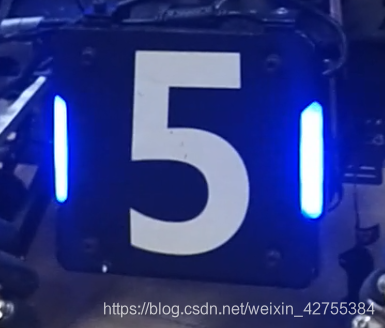
//> input picture tutorial_2/example/opencv/demo/blue_5.png, 385 x 328 px, given in place of #, which was not available
$ ./opencv_basics '#' '默认读' demo/bule_armoe.jpg   (built with g++ and OpenCV 4)
//> lines starting //> are read from the running program, lines starting //| are printed output that depends on the picture; after the words box and inside, x2 and y2 are one past the last pixel; in counts of white or black regions, pixels touching at a corner belong together; pictures that were not available may be replaced by others from this repository, and a replacement may not be noted
// ============================================================================
// 知识点 1 · OpenCV —— 基础 API 速览（滤波 / 二值化 / 边缘 / 形态学 / 轮廓…）
//
//   cd example/opencv
//   cmake -S . -B build && cmake --build build
//   ./build/opencv_basics                     # 默认读 demo/bule_armoe.jpg
//   ./build/opencv_basics demo/blue_5.png     # 也可以喂自己的图
//   NO_WINDOW=1 ./build/opencv_basics         # 不开窗口，只存图
//
// 一次跑完最常用的几组 imgproc API，每一步都打印耗时 / 统计量：
//   ① 读图与 Mat 元信息   imread / rows·cols / type() / channels()
//   ② 灰度化             cvtColor(BGR2GRAY)
//   ③ 滤波去噪           blur / GaussianBlur / medianBlur / bilateralFilter
//   ④ 二值化             threshold / THRESH_OTSU / adaptiveThreshold
//   ⑤ 颜色分割           cvtColor(BGR2HSV) / inRange / bitwise_and
//   ⑥ 形态学             morphologyEx：开 / 闭 / 梯度 / 顶帽
//   ⑦ 边缘检测           Sobel / Laplacian / Canny
//   ⑧ 轮廓               findContours / contourArea / boundingRect /
//   minAreaRect ⑨ 几何变换           resize / getRotationMatrix2D + warpAffine
//   / 透视 ⑩ 绘制               line / rectangle / circle / putText
//
// 会存三张拼图：opencv_basics_1_filter.png / _2_edge.png / _3_misc.png
// ============================================================================

#include <algorithm>
#include <cstdlib>
#include <iomanip>
#include <iostream>
#include <string>
#include <utility>
#include <vector>

#include <opencv2/opencv.hpp>
#if __has_include(<opencv2/geometry/2d.hpp>)
#include <opencv2/geometry/2d.hpp> // OpenCV 5 起把 minAreaRect 等从 imgproc 挪到了这里
#endif

namespace {

// ---------------------------------------------------------------------------
// 几个小工具（真正要讲的 API 在 main 里）
// ---------------------------------------------------------------------------

void section(int index, const std::string &title) {
  std::cout << "\n【" << index << "】" << title << "\n";
}

// 把一张图等比缩放后居中贴到固定尺寸的黑底上，方便拼图对齐
cv::Mat fit_into(const cv::Mat &src, const cv::Size &cell) {
  cv::Mat canvas(cell, CV_8UC3, cv::Scalar(0, 0, 0));

  cv::Mat bgr;
  if (src.channels() == 1)
    cv::cvtColor(src, bgr, cv::COLOR_GRAY2BGR);
  else
    bgr = src;

  const double s = std::min(static_cast<double>(cell.width) / bgr.cols,
                            static_cast<double>(cell.height) / bgr.rows);
  cv::Mat small;
  cv::resize(bgr, small, cv::Size(), s, s, cv::INTER_AREA);

  const cv::Rect roi((cell.width - small.cols) / 2,
                     (cell.height - small.rows) / 2, small.cols, small.rows);
  small.copyTo(canvas(roi));
  return canvas;
}

// 把若干「标题 + 图」拼成 cols 列的网格，一眼就能对比不同参数的效果
// 每格 = 上方 40px 标题条 + 下方 420×300 的图像区（标题不挡内容）
cv::Mat grid(const std::vector<std::pair<std::string, cv::Mat>> &items,
             int cols = 3) {
  const cv::Size area(420, 300);
  const int bar = 40;
  const cv::Size cell(area.width, area.height + bar);

  std::vector<cv::Mat> cells;
  cells.reserve(items.size());
  for (const auto &[title, img] : items) {
    cv::Mat c(cell, CV_8UC3, cv::Scalar(18, 18, 18));
    fit_into(img, area).copyTo(c(cv::Rect(0, bar, area.width, area.height)));
    cv::putText(c, title, {12, 28}, cv::FONT_HERSHEY_SIMPLEX, 0.7,
                {0, 255, 255}, 2);
    cells.push_back(c);
  }
  while (cells.size() % cols != 0)
    cells.push_back(cv::Mat(cell, CV_8UC3, cv::Scalar(18, 18, 18)));

  std::vector<cv::Mat> rows;
  for (std::size_t i = 0; i < cells.size(); i += cols) {
    cv::Mat row;
    cv::hconcat(
        std::vector<cv::Mat>(cells.begin() + i, cells.begin() + i + cols), row);
    rows.push_back(row);
  }

  cv::Mat out;
  cv::vconcat(rows, out);
  return out;
}

// 矩阵元素类型名，例如 CV_8UC3
std::string type_name(int type) {
  static const char *depth_names[] = {"8U",  "8S",  "16U", "16S",
                                      "32S", "32F", "64F", "16F"};
  const int depth = CV_MAT_DEPTH(type);
  const std::string d = (depth >= 0 && depth < 8) ? depth_names[depth] : "?";
  return "CV_" + d + "C" + std::to_string(CV_MAT_CN(type));
}

// 灰度统计：均值 / 标准差。平滑越强，标准差越小
void stat_line(const std::string &name, const cv::Mat &m) {
  cv::Scalar mean, stddev;
  cv::meanStdDev(m, mean, stddev);
  std::cout << "    " << std::left << std::setw(24) << name << std::right
            << " mean=" << std::fixed << std::setprecision(1) << std::setw(6)
            << mean[0] << "  std=" << std::setw(6) << stddev[0] << "\n";
}

// 白像素占比，用来量化「二值化 / 边缘」的结果
double white_ratio(const cv::Mat &m) {
  return 100.0 * cv::countNonZero(m) / static_cast<double>(m.total());
}

// 白像素绝对数量，用来量化形态学「到底去掉了多少噪点」
long white_px(const cv::Mat &m) {
  return static_cast<long>(cv::countNonZero(m));
}

// 与参考图的平均绝对差：数值越大说明平滑越强（看 std 变化看不出噪声时用这个）
void mad_line(const std::string &name, const cv::Mat &ref, const cv::Mat &m) {
  cv::Mat diff;
  cv::absdiff(ref, m, diff);
  std::cout << "    " << std::left << std::setw(24) << name << std::right
            << " mean|diff|=" << std::fixed << std::setprecision(2)
            << std::setw(5) << cv::mean(diff)[0] << "\n";
}

// 图像的平均灰度（梯度图用它才有意义）
double mean_gray(const cv::Mat &m) { return cv::mean(m)[0]; }

// 计时器，ms() 返回构造到现在经过的毫秒数
class Timer {
public:
  Timer() : t0_(cv::getTickCount()) {}

  double ms() const {
    return (cv::getTickCount() - t0_) * 1000.0 / cv::getTickFrequency();
  }

private:
  int64 t0_;
};

} // namespace

int main(int argc, char **argv) {
  // -------------------------------------------------------------------------
  // ① imread：读图。注意 OpenCV 默认读成 BGR，不是 RGB
  // -------------------------------------------------------------------------
  section(1, "读图与 cv::Mat 元信息");

  const std::string path = (argc > 1) ? argv[1] : "demo/bule_armoe.jpg";

  Timer t_all;
  cv::Mat img = cv::imread(path);
//> img is the input picture: 328 rows x 385 cols, CV_8UC3; mean B, G, R 127.3, 56.2, 45.2
  if (img.empty()) { // imread 失败不报错，只返回空 Mat，必须自己判断
    std::cerr << "读不到图片：" << path << "\n";
    return 1;
  }

  std::cout << "  路径       " << path << "\n"
            << "  rows×cols  " << img.rows << " × " << img.cols
            << "（行=高，列=宽）\n"
            << "  通道数     " << img.channels() << "\n"
            << "  类型       " << type_name(img.type()) << "\n"
            << "  每行字节   " << img.step[0] << "（连续内存："
            << (img.isContinuous() ? "是" : "否") << "）\n";
//|   路径       #
//|   rows×cols  328 × 385（行=高，列=宽）
//|   通道数     3
//> (the first 3 of 5 printed lines)

  // -------------------------------------------------------------------------
  // ② cvtColor：彩色 → 灰度，后续处理快约 3 倍
  // -------------------------------------------------------------------------
  section(2, "灰度化 cvtColor");

  Timer t_gray;
  cv::Mat gray;
  cv::cvtColor(img, gray, cv::COLOR_BGR2GRAY);
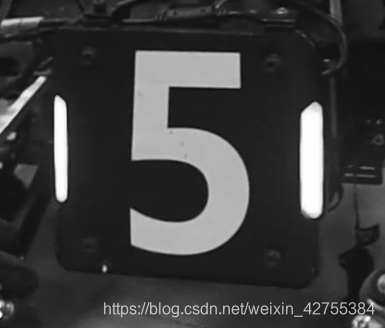
//> gray: 328 rows x 385 cols, CV_8UC1; min 13, max 255, mean 61
  std::cout << "  cvtColor(BGR2GRAY) 耗时 " << std::fixed
            << std::setprecision(2) << t_gray.ms() << " ms\n";
  stat_line("gray", gray);
//> in stat_line, `cv::meanStdDev(m, mean, stddev);`: mean = Scalar(61.04); stddev = Scalar(58.29)
//|     gray                     mean=  61.0  std=  58.3

  // -------------------------------------------------------------------------
  // ③ 滤波：都用来「去噪」，区别在于**保不保边**
  // -------------------------------------------------------------------------
  section(3, "滤波去噪 blur / GaussianBlur / medianBlur / bilateralFilter");

  Timer t_filter;
  cv::Mat f_blur, f_gauss, f_median, f_bilateral;
  cv::blur(gray, f_blur, {5, 5});             // 均值：最快，边缘一起糊
  cv::GaussianBlur(gray, f_gauss, {5, 5}, 0); // 高斯：最常用，噪声越远权重越小
  cv::medianBlur(gray, f_median, 5);          // 中值：专杀椒盐噪声，不怎么糊边
  cv::bilateralFilter(gray, f_bilateral, 9, 75, 75); // 双边：保边去噪，慢
  std::cout << "  四种滤波合计 " << std::fixed << std::setprecision(2)
            << t_filter.ms()
            << " ms。mean|diff| = 与原图的平均差别，越大说明抹得越狠：\n";
  mad_line("blur 5x5", gray, f_blur);
//|     blur 5x5                 mean|diff|= 3.74
  mad_line("GaussianBlur 5x5", gray, f_gauss);
//|     GaussianBlur 5x5         mean|diff|= 2.27
  mad_line("medianBlur 5", gray, f_median);
//|     medianBlur 5             mean|diff|= 2.04
  mad_line("bilateralFilter", gray, f_bilateral);
//|     bilateralFilter          mean|diff|= 2.97

  // -------------------------------------------------------------------------
  // ④ 二值化：把灰度图变成黑白，是自瞄里「找灯条」的第一步
  // -------------------------------------------------------------------------
  section(4, "二值化 threshold / THRESH_OTSU / adaptiveThreshold");

  cv::Mat b_fixed, b_otsu, b_adapt_mean, b_adapt_gauss;
  cv::threshold(gray, b_fixed, 150, 255,
                cv::THRESH_BINARY); // 阈值 150 是手填的，换光照就废
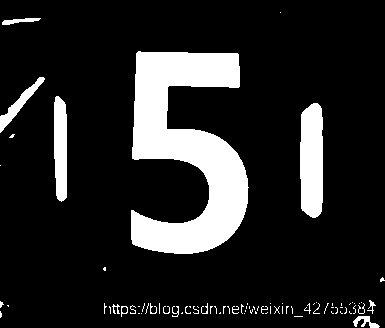
//> b_fixed: 328 rows x 385 cols, CV_8UC1; 14.9% white; 82 white regions (64 under 20 px), largest, box (x1, y1, x2, y2) and area: (131, 51, 249, 254) 13535, (300, 103, 323, 218) 2394, (54, 96, 67, 202) 1233
  const double otsu_thr = cv::threshold(
      gray, b_otsu, 0, 255, cv::THRESH_BINARY | cv::THRESH_OTSU); // 自动找阈值
//> otsu_thr = 112
  cv::adaptiveThreshold(gray, b_adapt_mean, 255, cv::ADAPTIVE_THRESH_MEAN_C,
                        cv::THRESH_BINARY, 31, 5); // 局部邻域均值
  cv::adaptiveThreshold(gray, b_adapt_gauss, 255,
                        cv::ADAPTIVE_THRESH_GAUSSIAN_C, cv::THRESH_BINARY, 31,
                        5); // 局部高斯加权

  std::cout << "  OTSU 自动算出的阈值 = " << static_cast<int>(otsu_thr)
            << "（本次固定阈值用的是 150）\n";
//|   OTSU 自动算出的阈值 = 112（本次固定阈值用的是 150）
  std::cout << "  白像素占比：固定 " << white_ratio(b_fixed) << "%   OTSU "
            << white_ratio(b_otsu) << "%   自适应均值 "
            << white_ratio(b_adapt_mean) << "%   自适应高斯 "
            << white_ratio(b_adapt_gauss) << "%\n";
//|   白像素占比：固定 14.85%   OTSU 16.08%   自适应均值 61.91%   自适应高斯 75.09%

  // -------------------------------------------------------------------------
  // ⑤ 颜色分割：BGR 里红色是 (0,0,255)、蓝色是 (255,0,0)
  //    想按「颜色」筛东西，一律转 HSV 再用 inRange
  // -------------------------------------------------------------------------
  section(5, "颜色分割 cvtColor(BGR2HSV) + inRange");

  cv::Mat hsv;
  cv::cvtColor(img, hsv, cv::COLOR_BGR2HSV);

  cv::Mat red1, red2, red_mask, blue_mask;
  // 注意：inRange 的上下界是 InputArray，花括号不能自动推成 Scalar，要写全
  // cv::Scalar
  cv::inRange(hsv, cv::Scalar(0, 100, 100), cv::Scalar(10, 255, 255),
              red1); // 红跨 0 度，分两段
  cv::inRange(hsv, cv::Scalar(160, 100, 100), cv::Scalar(180, 255, 255), red2);
  cv::bitwise_or(red1, red2, red_mask);
  cv::inRange(hsv, cv::Scalar(100, 100, 100), cv::Scalar(124, 255, 255),
              blue_mask);

  cv::Mat red_only, blue_only;
  cv::bitwise_and(img, img, red_only, red_mask); // 用掩码把原图抠出来
  cv::bitwise_and(img, img, blue_only, blue_mask);

  std::cout << "  red 掩码白像素 " << white_ratio(red_mask)
            << "%   blue 掩码白像素 " << white_ratio(blue_mask) << "%\n";
//|   red 掩码白像素 0.00%   blue 掩码白像素 43.32%

  // -------------------------------------------------------------------------
  // ⑥ 形态学：在二值图上「修形状」
  // -------------------------------------------------------------------------
  section(6, "形态学 morphologyEx：开 / 闭 / 梯度 / 顶帽");

  const cv::Mat kernel = cv::getStructuringElement(cv::MORPH_RECT, {5, 5});
  cv::Mat m_open, m_close, m_grad, m_tophat;
  cv::morphologyEx(b_otsu, m_open, cv::MORPH_OPEN,
                   kernel); // 先腐蚀后膨胀：去小噪点
  cv::morphologyEx(b_otsu, m_close, cv::MORPH_CLOSE,
                   kernel); // 先膨胀后腐蚀：补空洞
  cv::morphologyEx(b_otsu, m_grad, cv::MORPH_GRADIENT,
                   kernel); // 膨胀-腐蚀：拿轮廓
  cv::morphologyEx(b_otsu, m_tophat, cv::MORPH_TOPHAT,
                   kernel); // 原图-开运算：拿小亮块

  std::cout << "  白像素个数：OTSU " << white_px(b_otsu) << " → 开运算 "
            << white_px(m_open) << "（少了 "
            << (white_px(b_otsu) - white_px(m_open))
            << " 个孤立噪点） → 闭运算 " << white_px(m_close) << "（多了 "
            << (white_px(m_close) - white_px(b_otsu)) << " 个补上的空洞）\n";
//|   白像素个数：OTSU 20301 → 开运算 18892（少了 1409 个孤立噪点） → 闭运算 21674（多了 1373 个补上的空洞）

  // -------------------------------------------------------------------------
  // ⑦ 边缘检测：Sobel（方向）/ Laplacian（二阶）/ Canny（最常用）
  // -------------------------------------------------------------------------
  section(7, "边缘检测 Sobel / Laplacian / Canny");

  cv::Mat sx, sy, sxy, lap, canny_lo, canny_hi;
  cv::Sobel(gray, sx, CV_16S, 1, 0, 3); // 横向差分 → 竖边缘
  cv::convertScaleAbs(sx, sx);          // 16S 有正有负，取绝对值才是能显示的图
//> sx: 328 rows x 385 cols, CV_8UC1
  cv::Sobel(gray, sy, CV_16S, 0, 1, 3); // 纵向差分 → 横边缘
  cv::convertScaleAbs(sy, sy);
//> sy: 328 rows x 385 cols, CV_8UC1
  cv::addWeighted(sx, 0.5, sy, 0.5, 0, sxy); // 两个方向合起来看梯度幅值
  cv::Laplacian(gray, lap, CV_16S, 3);
  cv::convertScaleAbs(lap, lap);
//> lap: 328 rows x 385 cols, CV_8UC1
  cv::Canny(gray, canny_lo, 50,
            150); // 双阈值：小的是「起步价」，大的是「确认线」
  cv::Canny(gray, canny_hi, 100, 200); // 阈值调高 → 边缘变少但更干净
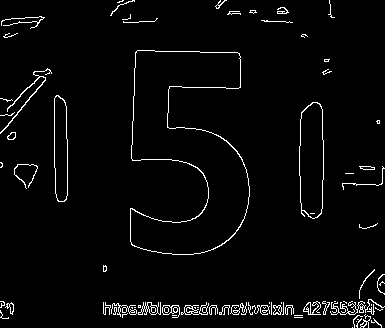
//> canny_hi: 328 rows x 385 cols, CV_8UC1; 3.2% white in thin lines or dots

  std::cout << "  平均梯度强度：Sobel-|dx| " << std::fixed
            << std::setprecision(1) << mean_gray(sx) << "  Sobel-|dy| "
            << mean_gray(sy) << "  Laplacian " << mean_gray(lap) << "\n";
//|   平均梯度强度：Sobel-|dx| 19.5  Sobel-|dy| 18.9  Laplacian 19.1
  std::cout << "  二值边缘（Canny）像素占比：阈值(50,150) → "
            << white_ratio(canny_lo) << "%   阈值(100,200) → "
            << white_ratio(canny_hi) << "%\n";
//|   二值边缘（Canny）像素占比：阈值(50,150) → 3.9%   阈值(100,200) → 3.2%

  // -------------------------------------------------------------------------
  // ⑧ 轮廓：findContours 拿「点集」，再按面积 / 长宽比筛
  //    ⚠ findContours 会修改输入图，养成先 clone 的习惯
  // -------------------------------------------------------------------------
  section(8, "轮廓 findContours + 面积/外接矩形筛选");

  cv::Mat bin = m_open.clone();
  std::vector<std::vector<cv::Point>> contours;
  cv::findContours(bin, contours, cv::RETR_EXTERNAL, cv::CHAIN_APPROX_SIMPLE);
//> contours = 10 contours, 2 with area under 20; largest, box (x1, y1, x2, y2) and area: (130, 51, 249, 255) 13625, (300, 103, 324, 218) 2374, (54, 97, 68, 202) 1208, (0, 77, 44, 131) 562, (359, 315, 381, 328) 125, (2, 19, 19, 26) 77, (22, 17, 39, 23) 65, (380, 276, 385, 283) 24

  // 按面积从大到小排序
  std::sort(contours.begin(), contours.end(), [](const auto &a, const auto &b) {
    return cv::contourArea(a) > cv::contourArea(b);
  });

  const double min_area =
      img.total() * 0.002; // 面积阈值也写成「相对整图」的比例
  int kept = 0;
  cv::Mat contour_vis = img.clone();
  for (const auto &c : contours) {
    const double area = cv::contourArea(c);
    if (area < min_area)
      continue;
    ++kept;

    const cv::Rect box = cv::boundingRect(c);         // 正矩形：快
    const cv::RotatedRect rrect = cv::minAreaRect(c); // 旋转矩形：贴合斜灯条
    const cv::Point2f center = rrect.center;
    const double w = rrect.size.width, h = rrect.size.height;
    if (kept <= 5) { // 只打印最大的 5 个，看参数够不够
      std::cout << "    #" << kept << " 面积=" << static_cast<int>(area)
                << " 正矩形=" << box.width << "×" << box.height
                << " 旋转矩形=" << static_cast<int>(w) << "×"
                << static_cast<int>(h) << " 角度=" << std::fixed
                << std::setprecision(1) << rrect.angle
                << "° 长宽比=" << std::setprecision(2)
                << std::max(w, h) / std::max(std::min(w, h), 1.0) << "\n";
    }

    cv::drawContours(contour_vis, std::vector<std::vector<cv::Point>>{c}, -1,
                     {0, 255, 0}, 2);
    cv::rectangle(contour_vis, box, {255, 160, 0}, 1);
    cv::circle(contour_vis, center, 4, {0, 0, 255}, cv::FILLED);
  }
//> this loop made 10 passes
//> (area, box, rrect, w, h) on passes 1 to 2: (13625, Rect(130, 51, 119, 204), centre (190.1, 152.8), size (202.8, 117.8), angle -88.8, 202.8, 117.8), (2374, Rect(300, 103, 24, 115), centre (311.5, 160), size (114, 23), angle -90, 114, 23)
//> (printed output is left out)
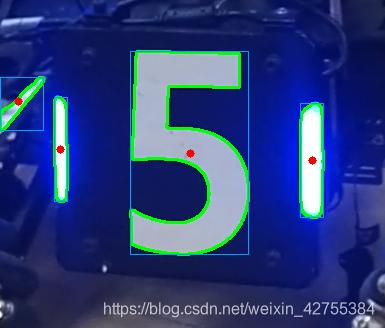
//> contour_vis: 328 rows x 385 cols, CV_8UC3; 4.43% of pixels changed, all inside (x1, y1, x2, y2) = (0, 50, 325, 256)
//> after the loop, kept = 4
  std::cout << "  findContours 共 " << contours.size() << " 个外轮廓，面积 ≥ "
            << static_cast<int>(min_area) << "px 的留下 " << kept << " 个\n";
//|   findContours 共 10 个外轮廓，面积 ≥ 252px 的留下 4 个
  std::cout
      << "  提示：面积阈值写成 img.total() 的比例，换相机分辨率不用改参数\n";

  // -------------------------------------------------------------------------
  // ⑨ 几何变换：改变「图的大小 / 角度 / 视角」
  // -------------------------------------------------------------------------
  section(9, "几何变换 resize / 旋转 / 透视");

  cv::Mat half;
  cv::resize(img, half, {}, 0.5, 0.5,
             cv::INTER_AREA); // 缩小用 INTER_AREA 才不会出摩尔纹

  // 旋转：先要一个 2×3 的变换矩阵，再 warpAffine
  const cv::Point2f center(img.cols / 2.0f, img.rows / 2.0f);
  const cv::Mat rot_mat =
      cv::getRotationMatrix2D(center, 15.0, 1.0); // 逆时针 15°，不缩放
  cv::Mat rotated;
  cv::warpAffine(img, rotated, rot_mat, img.size());

  // 透视：把任意四边形「拉正」成矩形（装甲板正畸、棋盘格矫正都用它）
  const float w = static_cast<float>(img.cols),
              h = static_cast<float>(img.rows);
  const std::vector<cv::Point2f> src_quad = {{w * 0.30f, h * 0.25f},
                                             {w * 0.70f, h * 0.30f},
                                             {w * 0.75f, h * 0.75f},
                                             {w * 0.25f, h * 0.70f}};
  const std::vector<cv::Point2f> dst_quad = {
      {0, 0}, {400, 0}, {400, 300}, {0, 300}};
  const cv::Mat persp_mat = cv::getPerspectiveTransform(src_quad, dst_quad);
  cv::Mat warped;
  cv::warpPerspective(img, warped, persp_mat, {400, 300});

  std::cout << "  resize 0.5× → " << half.cols << "×" << half.rows << "（原图 "
            << img.cols << "×" << img.rows << "）\n";
//|   resize 0.5× → 192×164（原图 385×328）
  std::cout << "  旋转 15°：getRotationMatrix2D 给一个 2×3 矩阵，warpAffine "
               "的第 4 个参数决定输出尺寸\n";
  std::cout << "  透视变换：把源图里那个四边形拉正成 400×300 的正视图（第 ⑩ "
               "步把它画出来了）\n";

  // -------------------------------------------------------------------------
  // ⑩ 绘制：调试图一定要画出来才看得懂
  // -------------------------------------------------------------------------
  section(10, "绘制 line / rectangle / circle / putText");

  cv::Mat canvas = img.clone();
  cv::rectangle(canvas, cv::Rect(60, 60, 300, 200), {0, 255, 0}, 3); // 绿框
  cv::circle(canvas, {600, 300}, 40, {0, 0, 255}, cv::FILLED);       // 红实心圆
  cv::line(canvas, {100, 400}, {700, 500}, {255, 0, 0}, 3);          // 蓝线
  cv::arrowedLine(canvas, {900, 300}, {1100, 200}, {0, 255, 255}, 3); // 黄箭头
  cv::polylines(
      canvas,
      std::vector<std::vector<cv::Point>>{
          {cv::Point(w * 0.30f, h * 0.25f), cv::Point(w * 0.70f, h * 0.30f),
           cv::Point(w * 0.75f, h * 0.75f), cv::Point(w * 0.25f, h * 0.70f)}},
      true, {255, 0, 255}, 3); // 洋红四边形：第 ⑨ 步透视用的源区域
  cv::putText(canvas, "line / rect / circle / putText", {60, img.rows - 60},
              cv::FONT_HERSHEY_SIMPLEX, 1.0, {0, 255, 255}, 2);
  std::cout << "  文字和线宽建议随图尺寸缩放，否则换分辨率就看不见了\n";

  // -------------------------------------------------------------------------
  // 存三张拼图 + 开窗显示
  // -------------------------------------------------------------------------
  const cv::Mat sheet1 = grid({
      {"orig(gray)", gray},
      {"blur 5x5", f_blur},
      {"GaussianBlur 5x5", f_gauss},
      {"medianBlur 5", f_median},
      {"bilateralFilter", f_bilateral},
      {"threshold 150", b_fixed},
      {"OTSU " + std::to_string(static_cast<int>(otsu_thr)), b_otsu},
      {"adaptive MEAN 31", b_adapt_mean},
      {"adaptive GAUSS 31", b_adapt_gauss},
  });
//> the loop in grid, `for (const auto &[title, img] : items)` made 9 passes
//> title on passes 1 to 4: "orig(gray)", "blur 5x5", "GaussianBlur 5x5", "medianBlur 5"
//> pass 1, in grid, `cv::putText(c, title, {12, 28}, cv::FONT_HERSHEY_SIMPLEX, 0.7, {0, 255..`:
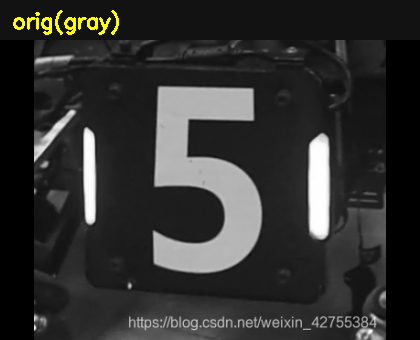
//> c: 340 rows x 420 cols, CV_8UC3; mean B, G, R 47.2, 48.7, 48.7
//> the loop in grid, `for (std::size_t i = 0; i < cells.size(); i += cols)` made 3 passes
//> pass 1, in grid, `cv::hconcat( std::vector<cv::Mat>(cells.begin() + i, cells.begin() + i..`:
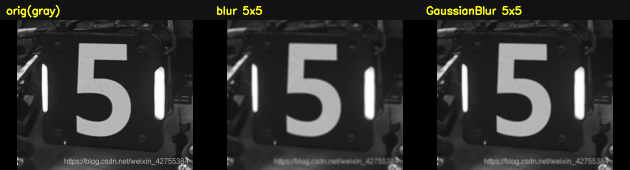
//> row: 340 rows x 1260 cols, CV_8UC3 (shown at 1/2 size); mean B, G, R 47.1, 48.8, 48.8
//> in grid, `cv::vconcat(rows, out);`:
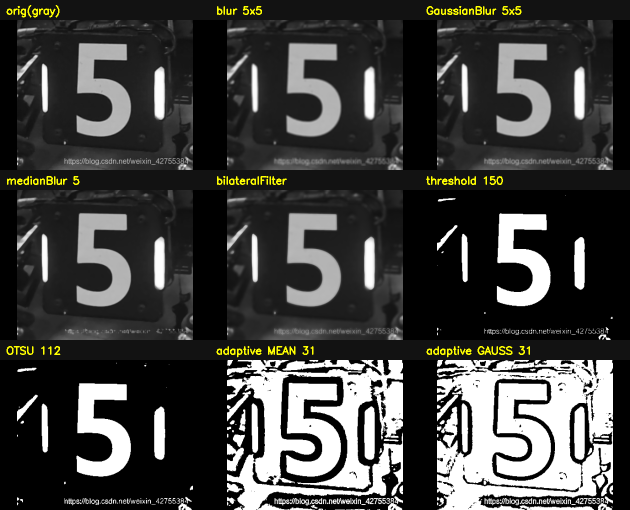
//> out: 1020 rows x 1260 cols, CV_8UC3 (shown at 1/2 size); mean B, G, R 62.2, 64.1, 64.1

  const cv::Mat sheet2 = grid({
      {"OTSU", b_otsu},
      {"MORPH_OPEN", m_open},
      {"MORPH_CLOSE", m_close},
      {"MORPH_GRADIENT", m_grad},
      {"MORPH_TOPHAT", m_tophat},
      {"Sobel |dx|", sx},
      {"Sobel |dy|", sy},
      {"Sobel mix", sxy},
      {"Laplacian", lap},
  });
//> the loop in grid (call 2), `for (const auto &[title, img] : items)` made 9 passes
//> the loop in grid (call 2), `for (std::size_t i = 0; i < cells.size(); i += cols)` made 3 passes

  const cv::Mat sheet3 = grid({
      {"red mask", red_mask},
      {"red only", red_only},
      {"blue mask", blue_mask},
      {"blue only", blue_only},
      {"contours", contour_vis},
      {"resize 0.5x", half},
      {"rotate 15deg", rotated},
      {"perspective", warped},
      {"draw", canvas},
  });

  if (!cv::imwrite("opencv_basics_1_filter.png", sheet1) ||
      !cv::imwrite("opencv_basics_2_edge.png", sheet2) ||
      !cv::imwrite("opencv_basics_3_misc.png", sheet3)) {
    std::cerr << "拼图保存失败（检查当前目录是否可写）\n";
  }

  std::cout << "\n总耗时 " << std::fixed << std::setprecision(2) << t_all.ms()
            << " ms\n"
            << "已保存 opencv_basics_1_filter.png / opencv_basics_2_edge.png / "
               "opencv_basics_3_misc.png\n";

  if (std::getenv("NO_WINDOW") == nullptr) {
    cv::imshow("1 filter + threshold", sheet1);
    cv::imshow("2 morphology + edge", sheet2);
    cv::imshow("3 color + contours + warp", sheet3);
    std::cout << "按任意键退出…\n";
    cv::waitKey(0); // 0 = 一直等按键
  }
  return 0;
}
